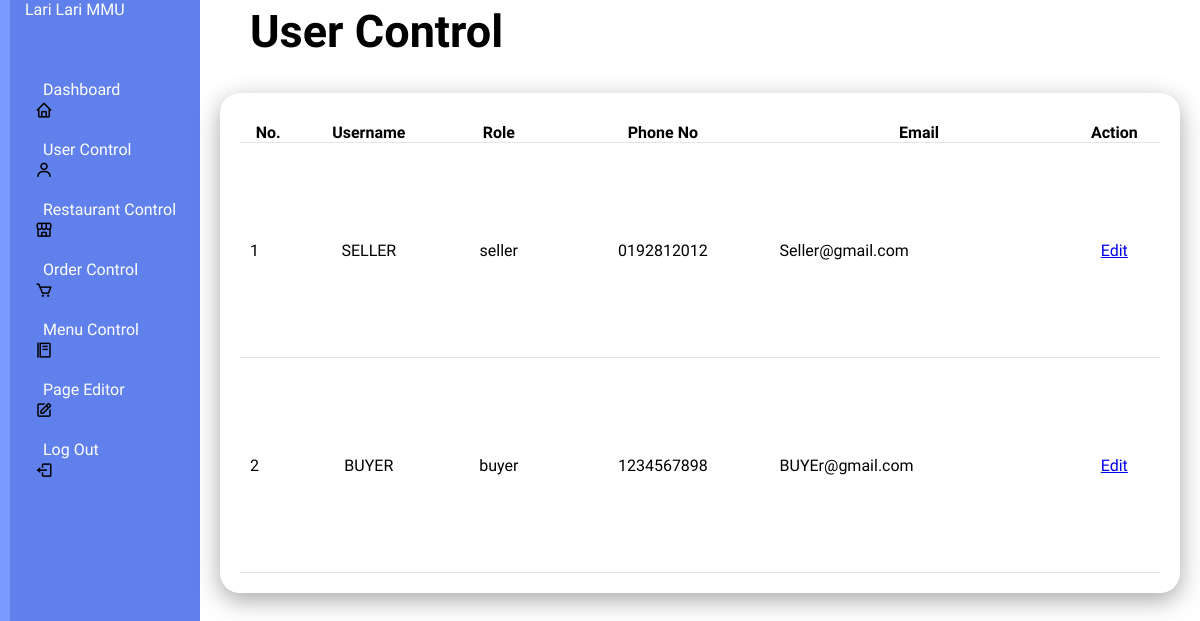
The page /usercontrol on the database as committed earlier.
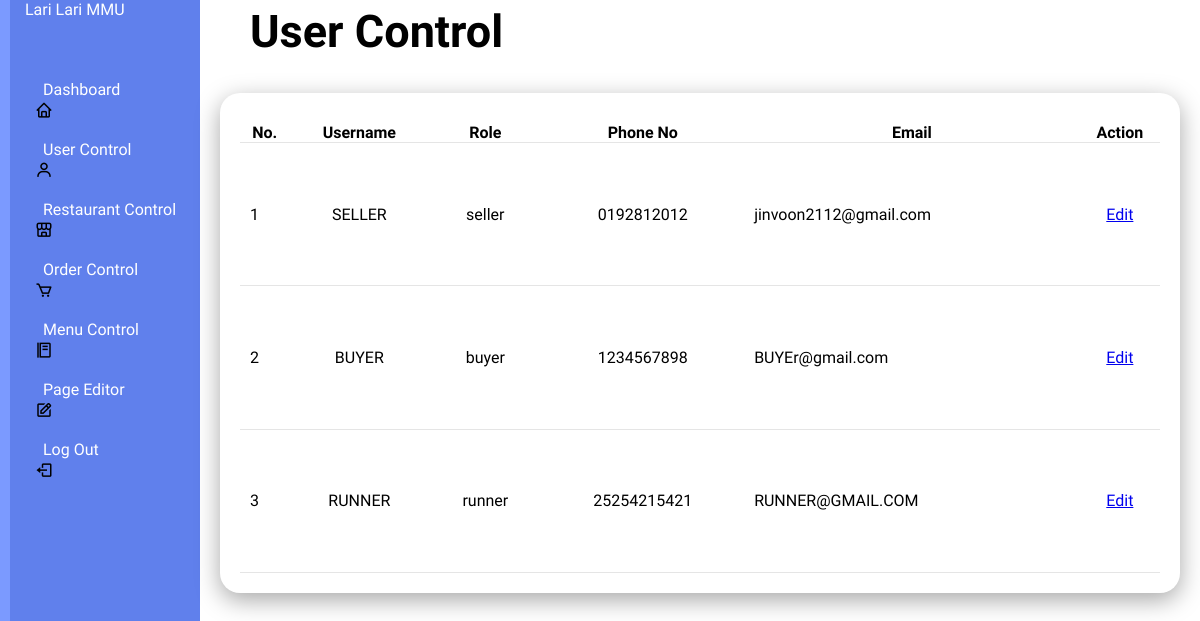
The same page on the database as committed later.
### tables this page shows
CREATE TABLE users (
                id INTEGER PRIMARY KEY AUTOINCREMENT,
                name TEXT NOT NULL,
                email UNIQUE NOT NULL,
                username UNIQUE NOT NULL,
                password TEXT NOT NULL,
                role TEXT NOT NULL,
                phone_no UNIQUE NOT NULL
            );

### app.py (the view)
@app.route('/usercontrol')
def user_control():
    conn = get_db_connection()
    users = conn.execute('SELECT * FROM users').fetchall()
    conn.close()
    return render_template('usercontrol.html', users=users)

### app.py (called while the page is built)
def get_db_connection():
    con = sqlite3.connect("database.db")
    con.row_factory = sqlite3.Row
    return con

### templates/usercontrol.html (shortened to what this page needs)
<!DOCTYPE html>
<html lang="en">
<head>
    <link rel="stylesheet" type="text/css" href="../static/style(admin2).css">
    <link rel="stylesheet" href="https://unpkg.com/boxicons@latest/css/boxicons.min.css">
        <link href="https://cdn.jsdelivr.net/npm/remixicon@4.3.0/fonts/remixicon.css" rel="stylesheet"/>
        <link rel="stylesheet" href="https://unpkg.com/aos@next/dist/aos.css" />
</head>
</head>
<body>
    <div class="admincontainer">
        <div class="navbar">
            <ul>
                <li><a href="#">Lari Lari MMU</a></li>
                <li><i class='bx bx-home'></i><a href="/admin">Dashboard</a></li>
                <li><i class='bx bx-user'></i><a href="/usercontrol">User Control</a></li>
                <li><i class='bx bx-store-alt'></i><a href="/restaurantcontrol">Restaurant Control</a></li>
                <li><i class='bx bx-cart'></i><a href="/ordercontrol">Order Control</a></li>
                <li><i class='bx bx-food-menu'></i><a href="/menucontrol">Menu Control</a></li>
                <li><i class='bx bx-edit'></i><a href="/pageEditor">Page Editor</a></li>
                <li><i class='bx bx-log-out'></i><a href="/logout">Log Out</a></li>
            </ul>
        </div>
    </div>
    <div class="admin-main">
        <div class="admin-header">
            <h2>User Control</h2>
        </div>
        <div class="admin-table">
            <div class="table-body">
                <table>
                    <thead>
                        <tr>
                            <th>No.</th>
                            <th>Username</th>
                            <th>Role</th>
                            <th>Phone No</th>
                            <th>Email</th>
                            <th>Action</th>
                        </tr>
                    </thead>
                    <tbody>
                        {% for user in users %}
                        <tr>
                            <td>{{ user.id }}</td>
                            <td>{{ user.username }}</td>
                            <td>{{ user.role }}</td>
                            <td>{{ user.phone_no }}</td>
                            <td>{{ user.email }}</td>
                            <td>
                                <a href="{{ url_for('edit_user', user_id=user.id) }}">Edit</a>
                            </td>
                        </tr>
                        {% endfor %}
                    </tbody>
                </table>
            </div>
        </div>
    </div>
</body>
</html>

Rows that differ between the two databases and show on the page:
changed users "SELLER": email "Seller@gmail.com" → "jinvoon2112@gmail.com"
added users: id "3", username "RUNNER", role "runner", phone_no "25254215421", email "RUNNER@GMAIL.COM"
